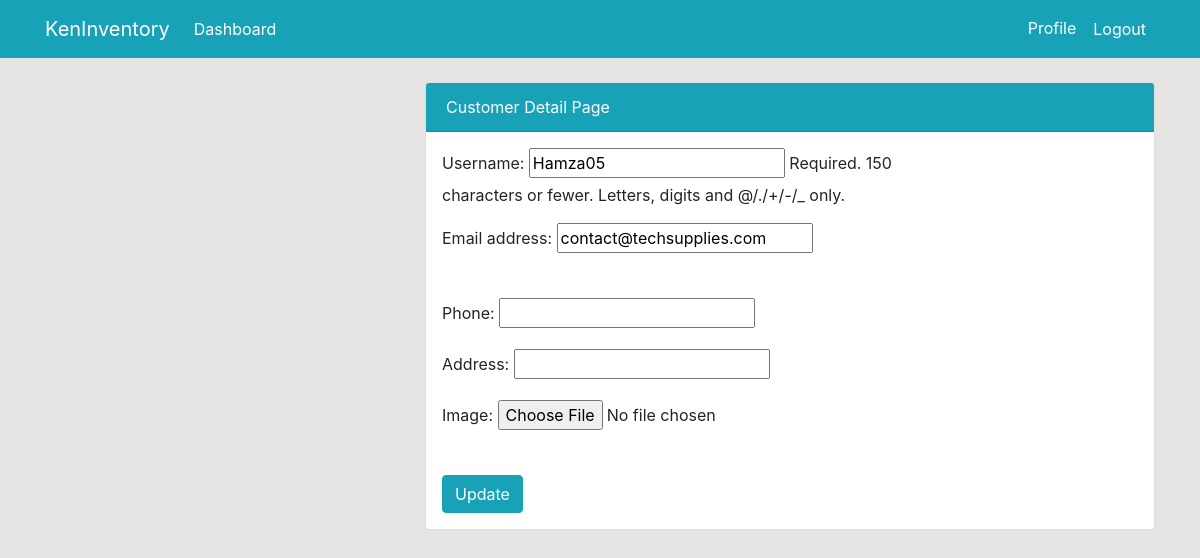
The app's page /Profile/update/ (signed in), older data.
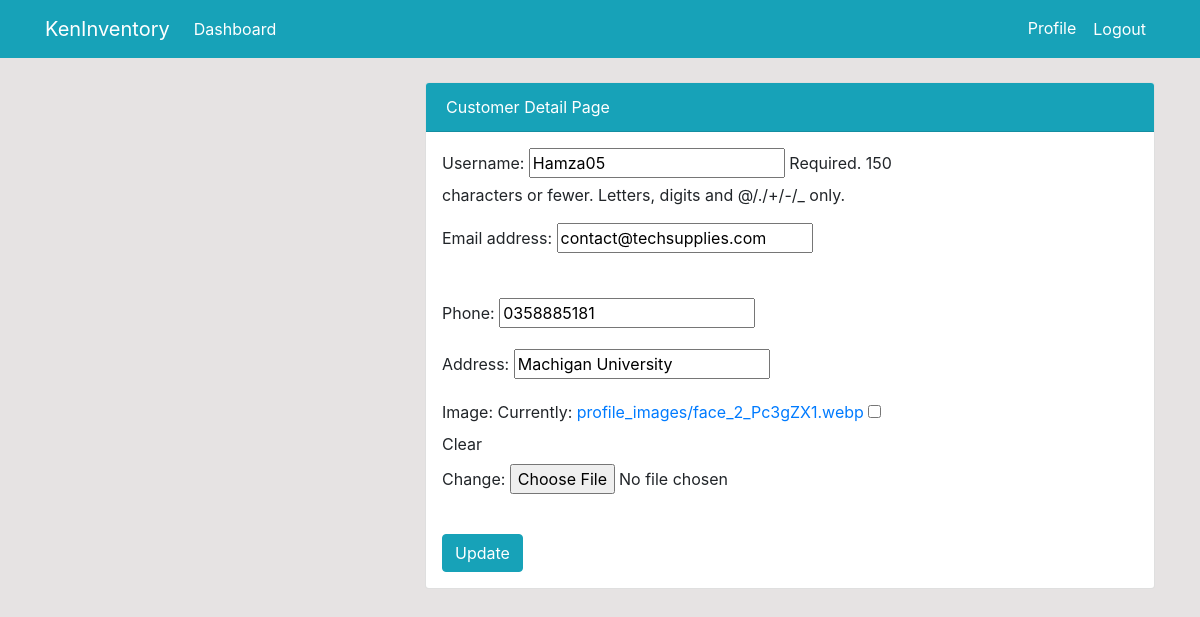
The same page, newer data.
### users/models.py (models this page shows, shortened)
class Profile(models.Model):
    customer = models.OneToOneField(User, on_delete=models.CASCADE)
    address = models.CharField(max_length=200)
    phone = models.CharField(max_length=50)
    image = models.ImageField(default='Default.png', upload_to='profile_images/', blank=True, null=True)

### users/views.py (the view)
# urls.py: path('Profile/update/', user_views.profile_update, name='profile_update'),
def profile_update(request):
    if request.method == 'POST':
        u_form = UserUpdateForm(request.POST, instance=request.user)
        p_form = ProfileUpdateForm(
            request.POST, request.FILES, instance=request.user.profile)
        if u_form.is_valid() and p_form.is_valid():
            u_form.save()
            p_form.save()
            return redirect('profile')
    else:
        u_form = UserUpdateForm(instance=request.user)
        p_form = ProfileUpdateForm(instance=request.user.profile)
    context = {
        'u_form': u_form,
        'p_form': p_form,
    }
    return render(request, 'users/profile_update.html', context)

### users/forms.py
class UserUpdateForm(forms.ModelForm):
    class Meta:
        model = User
        fields = ['username', 'email']

class ProfileUpdateForm(forms.ModelForm):
    class Meta:
        model = Profile
        fields = ['phone', 'address', 'image']

### templates/users/profile_update.html (shortened to what this page needs)
{% extends 'partials/base.html' %}
{% load crispy_forms_tags %}
{% block content %}
<div class="row my-4">
    <div class="col-md-4"></div>
    <div class="col-md-8">
        <div class="card">
            <div class="card-header bg-info text-white">
                Customer Detail Page
            </div>
            <div class="row p-3">
                <div class="col-md-8">
                    <form method="POST" enctype="multipart/form-data">
                        {{ u_form.as_p }}
                        <br>
                        {{ p_form.as_p }}
                        <br>
                        <input class="btn btn-info" type="submit" value="Update">
                    </form>
                </div>
            </div>
        </div>
    </div>
</div>
{% endblock %}

### templates/partials/base.html (shortened to what this page needs)
{% load static %}
<!doctype html>
<html lang="en">
<head>
    <link rel="stylesheet" href="https://cdn.jsdelivr.net/npm/bootstrap@4.6.0/dist/css/bootstrap.min.css"
>
    <link rel="stylesheet" href="https://use.fontawesome.com/releases/v5.15.2/css/all.css"
>
    <link rel="stylesheet" href="{% static 'style.css' %}">
</head>
<body>
     {% include 'partials/nav.html' %}
    <div class="container">
        {% block content %}
        {% endblock %}
    </div>
</body>
</html>

### templates/partials/nav.html (shortened to what this page needs)
<nav class="navbar navbar-expand-lg navbar-info bg-info">
    <div class="container">
        <a class="navbar-brand text-white" href="">KenInventory</a>
        {% if user.is_authenticated %}
        <div class="collapse navbar-collapse" id="navbarSupportedContent">
            <ul class="navbar-nav mr-auto">
                <li class="nav-item active">
                    <a class="nav-link text-white" href="{%url 'dashboards-index'%}">Dashboard </a>
                </li>
            </ul>
            <ul class="navbar-nav ml-auto">
                <li class="nav-item active">
                    <a class="nav-link text-white" href="{%url 'profile'%}"> Profile
                        <span class="sr-only">(current)</span></a>
                </li>
                <li class="nav-item">
                    <form method="post" action="{% url 'logout' %}" style="display: inline;">
                        <button type="submit" class="nav-link text-white btn btn-link">Logout</button>
                    </form>
                </li>
            </ul>
            {% endif %}
        </div>
    </div>
</nav>

### static/style.css (style rules this page uses)
body { background: rgb(230, 227, 227); }

Row changes from the older to the newer data that the page shows:
changed Profile: phone (not shown) → "0358885181"; address (not shown) → "Machigan University"
Text that changed along with them:
form field as_p: (not shown) → "☐"
text no longer shown: "Phone: Address: Image:"
text now shown: "Phone: Address: Image: Currently: profile_images/face_2_Pc3gZX1.webp Clear Change:"
